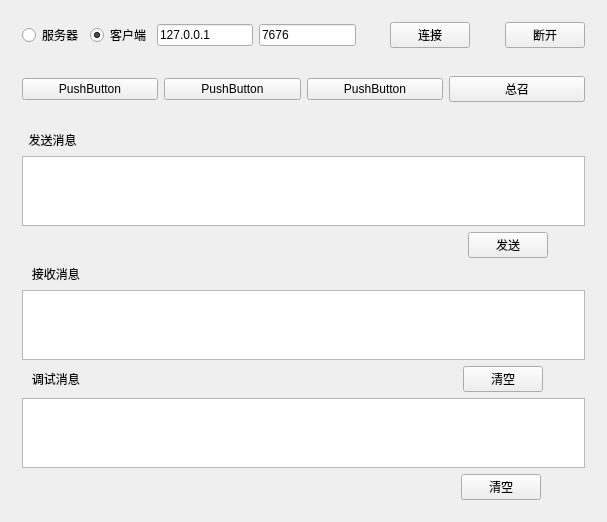
<?xml version="1.0" encoding="UTF-8"?>
<ui version="4.0">
 <class>Widget</class>
 <widget class="QWidget" name="Widget">
  <property name="geometry">
   <rect>
    <x>0</x>
    <y>0</y>
    <width>607</width>
    <height>521</height>
   </rect>
  </property>
  <property name="windowTitle">
   <string>Widget</string>
  </property>
  <layout class="QVBoxLayout" name="verticalLayout_3">
   <item>
    <widget class="QWidget" name="widget" native="true">
     <layout class="QHBoxLayout" name="horizontalLayout_5">
      <item>
       <layout class="QHBoxLayout" name="horizontalLayout_4">
        <item>
         <layout class="QHBoxLayout" name="horizontalLayout_2">
          <item>
           <widget class="QRadioButton" name="radioBtn_Server">
            <property name="text">
             <string>服务器</string>
            </property>
           </widget>
          </item>
          <item>
           <widget class="QRadioButton" name="radioBtn_Client">
            <property name="text">
             <string>客户端</string>
            </property>
            <property name="checked">
             <bool>true</bool>
            </property>
           </widget>
          </item>
         </layout>
        </item>
        <item>
         <layout class="QHBoxLayout" name="horizontalLayout">
          <item>
           <widget class="QLineEdit" name="Edit_IP">
            <property name="text">
             <string>127.0.0.1</string>
            </property>
           </widget>
          </item>
          <item>
           <widget class="QLineEdit" name="Edit_Port">
            <property name="text">
             <string>7676</string>
            </property>
           </widget>
          </item>
          <item>
           <spacer name="horizontalSpacer_14">
            <property name="orientation">
             <enum>Qt::Horizontal</enum>
            </property>
            <property name="sizeHint" stdset="0">
             <size>
              <width>40</width>
              <height>20</height>
             </size>
            </property>
           </spacer>
          </item>
          <item>
           <widget class="QPushButton" name="Btn_Connect">
            <property name="text">
             <string>连接</string>
            </property>
           </widget>
          </item>
          <item>
           <spacer name="horizontalSpacer_15">
            <property name="orientation">
             <enum>Qt::Horizontal</enum>
            </property>
            <property name="sizeHint" stdset="0">
             <size>
              <width>40</width>
              <height>20</height>
             </size>
            </property>
           </spacer>
          </item>
          <item>
           <widget class="QPushButton" name="Btn_Close">
            <property name="text">
             <string>断开</string>
            </property>
           </widget>
          </item>
         </layout>
        </item>
       </layout>
      </item>
     </layout>
    </widget>
   </item>
   <item>
    <widget class="QWidget" name="options" native="true">
     <layout class="QHBoxLayout" name="horizontalLayout_6">
      <item>
       <widget class="QPushButton" name="pushButton_4">
        <property name="text">
         <string>PushButton</string>
        </property>
       </widget>
      </item>
      <item>
       <widget class="QPushButton" name="pushButton_3">
        <property name="text">
         <string>PushButton</string>
        </property>
       </widget>
      </item>
      <item>
       <widget class="QPushButton" name="pushButton_2">
        <property name="text">
         <string>PushButton</string>
        </property>
       </widget>
      </item>
      <item>
       <widget class="QPushButton" name="Btn_TotalCall">
        <property name="text">
         <string>总召</string>
        </property>
       </widget>
      </item>
     </layout>
    </widget>
   </item>
   <item>
    <widget class="QWidget" name="widget_3" native="true">
     <layout class="QVBoxLayout" name="verticalLayout_2">
      <item>
       <layout class="QHBoxLayout" name="horizontalLayout_11">
        <item>
         <widget class="QLabel" name="label">
          <property name="text">
           <string>  发送消息</string>
          </property>
         </widget>
        </item>
        <item>
         <spacer name="horizontalSpacer_48">
          <property name="orientation">
           <enum>Qt::Horizontal</enum>
          </property>
          <property name="sizeHint" stdset="0">
           <size>
            <width>40</width>
            <height>20</height>
           </size>
          </property>
         </spacer>
        </item>
       </layout>
      </item>
      <item>
       <layout class="QVBoxLayout" name="verticalLayout">
        <item>
         <widget class="QTextEdit" name="Edit_send"/>
        </item>
        <item>
         <layout class="QHBoxLayout" name="horizontalLayout_3">
          <item>
           <spacer name="horizontalSpacer_6">
            <property name="orientation">
             <enum>Qt::Horizontal</enum>
            </property>
            <property name="sizeHint" stdset="0">
             <size>
              <width>40</width>
              <height>20</height>
             </size>
            </property>
           </spacer>
          </item>
          <item>
           <spacer name="horizontalSpacer_9">
            <property name="orientation">
             <enum>Qt::Horizontal</enum>
            </property>
            <property name="sizeHint" stdset="0">
             <size>
              <width>40</width>
              <height>20</height>
             </size>
            </property>
           </spacer>
          </item>
          <item>
           <spacer name="horizontalSpacer_11">
            <property name="orientation">
             <enum>Qt::Horizontal</enum>
            </property>
            <property name="sizeHint" stdset="0">
             <size>
              <width>40</width>
              <height>20</height>
             </size>
            </property>
           </spacer>
          </item>
          <item>
           <spacer name="horizontalSpacer_10">
            <property name="orientation">
             <enum>Qt::Horizontal</enum>
            </property>
            <property name="sizeHint" stdset="0">
             <size>
              <width>40</width>
              <height>20</height>
             </size>
            </property>
           </spacer>
          </item>
          <item>
           <spacer name="horizontalSpacer_13">
            <property name="orientation">
             <enum>Qt::Horizontal</enum>
            </property>
            <property name="sizeHint" stdset="0">
             <size>
              <width>40</width>
              <height>20</height>
             </size>
            </property>
           </spacer>
          </item>
          <item>
           <spacer name="horizontalSpacer_12">
            <property name="orientation">
             <enum>Qt::Horizontal</enum>
            </property>
            <property name="sizeHint" stdset="0">
             <size>
              <width>40</width>
              <height>20</height>
             </size>
            </property>
           </spacer>
          </item>
          <item>
           <spacer name="horizontalSpacer_8">
            <property name="orientation">
             <enum>Qt::Horizontal</enum>
            </property>
            <property name="sizeHint" stdset="0">
             <size>
              <width>40</width>
              <height>20</height>
             </size>
            </property>
           </spacer>
          </item>
          <item>
           <spacer name="horizontalSpacer_7">
            <property name="orientation">
             <enum>Qt::Horizontal</enum>
            </property>
            <property name="sizeHint" stdset="0">
             <size>
              <width>40</width>
              <height>20</height>
             </size>
            </property>
           </spacer>
          </item>
          <item>
           <spacer name="horizontalSpacer_5">
            <property name="orientation">
             <enum>Qt::Horizontal</enum>
            </property>
            <property name="sizeHint" stdset="0">
             <size>
              <width>40</width>
              <height>20</height>
             </size>
            </property>
           </spacer>
          </item>
          <item>
           <spacer name="horizontalSpacer_4">
            <property name="orientation">
             <enum>Qt::Horizontal</enum>
            </property>
            <property name="sizeHint" stdset="0">
             <size>
              <width>40</width>
              <height>20</height>
             </size>
            </property>
           </spacer>
          </item>
          <item>
           <spacer name="horizontalSpacer_3">
            <property name="orientation">
             <enum>Qt::Horizontal</enum>
            </property>
            <property name="sizeHint" stdset="0">
             <size>
              <width>40</width>
              <height>20</height>
             </size>
            </property>
           </spacer>
          </item>
          <item>
           <spacer name="horizontalSpacer">
            <property name="orientation">
             <enum>Qt::Horizontal</enum>
            </property>
            <property name="sizeHint" stdset="0">
             <size>
              <width>40</width>
              <height>20</height>
             </size>
            </property>
           </spacer>
          </item>
          <item>
           <widget class="QPushButton" name="Btn_send">
            <property name="text">
             <string>发送</string>
            </property>
           </widget>
          </item>
          <item>
           <spacer name="horizontalSpacer_2">
            <property name="orientation">
             <enum>Qt::Horizontal</enum>
            </property>
            <property name="sizeHint" stdset="0">
             <size>
              <width>40</width>
              <height>20</height>
             </size>
            </property>
           </spacer>
          </item>
         </layout>
        </item>
       </layout>
      </item>
      <item>
       <layout class="QHBoxLayout" name="horizontalLayout_7">
        <item>
         <widget class="QLabel" name="Label_Recv">
          <property name="text">
           <string>   接收消息</string>
          </property>
         </widget>
        </item>
        <item>
         <spacer name="horizontalSpacer_16">
          <property name="orientation">
           <enum>Qt::Horizontal</enum>
          </property>
          <property name="sizeHint" stdset="0">
           <size>
            <width>40</width>
            <height>20</height>
           </size>
          </property>
         </spacer>
        </item>
       </layout>
      </item>
      <item>
       <widget class="QTextEdit" name="Edit_recv">
        <property name="html">
         <string>&lt;!DOCTYPE HTML PUBLIC &quot;-//W3C//DTD HTML 4.0//EN&quot; &quot;http://www.w3.org/TR/REC-html40/strict.dtd&quot;&gt;
&lt;html&gt;&lt;head&gt;&lt;meta name=&quot;qrichtext&quot; content=&quot;1&quot; /&gt;&lt;style type=&quot;text/css&quot;&gt;
p, li { white-space: pre-wrap; }
&lt;/style&gt;&lt;/head&gt;&lt;body style=&quot; font-family:'SimSun'; font-size:9pt; font-weight:400; font-style:normal;&quot;&gt;
&lt;p style=&quot;-qt-paragraph-type:empty; margin-top:0px; margin-bottom:0px; margin-left:0px; margin-right:0px; -qt-block-indent:0; text-indent:0px;&quot;&gt;&lt;br /&gt;&lt;/p&gt;&lt;/body&gt;&lt;/html&gt;</string>
        </property>
       </widget>
      </item>
      <item>
       <layout class="QHBoxLayout" name="horizontalLayout_8">
        <item>
         <widget class="QLabel" name="Label_DeBug">
          <property name="text">
           <string>   调试消息</string>
          </property>
         </widget>
        </item>
        <item>
         <spacer name="horizontalSpacer_17">
          <property name="orientation">
           <enum>Qt::Horizontal</enum>
          </property>
          <property name="sizeHint" stdset="0">
           <size>
            <width>40</width>
            <height>20</height>
           </size>
          </property>
         </spacer>
        </item>
        <item>
         <spacer name="horizontalSpacer_22">
          <property name="orientation">
           <enum>Qt::Horizontal</enum>
          </property>
          <property name="sizeHint" stdset="0">
           <size>
            <width>40</width>
            <height>20</height>
           </size>
          </property>
         </spacer>
        </item>
        <item>
         <spacer name="horizontalSpacer_23">
          <property name="orientation">
           <enum>Qt::Horizontal</enum>
          </property>
          <property name="sizeHint" stdset="0">
           <size>
            <width>40</width>
            <height>20</height>
           </size>
          </property>
         </spacer>
        </item>
        <item>
         <spacer name="horizontalSpacer_25">
          <property name="orientation">
           <enum>Qt::Horizontal</enum>
          </property>
          <property name="sizeHint" stdset="0">
           <size>
            <width>40</width>
            <height>20</height>
           </size>
          </property>
         </spacer>
        </item>
        <item>
         <spacer name="horizontalSpacer_26">
          <property name="orientation">
           <enum>Qt::Horizontal</enum>
          </property>
          <property name="sizeHint" stdset="0">
           <size>
            <width>40</width>
            <height>20</height>
           </size>
          </property>
         </spacer>
        </item>
        <item>
         <spacer name="horizontalSpacer_27">
          <property name="orientation">
           <enum>Qt::Horizontal</enum>
          </property>
          <property name="sizeHint" stdset="0">
           <size>
            <width>40</width>
            <height>20</height>
           </size>
          </property>
         </spacer>
        </item>
        <item>
         <spacer name="horizontalSpacer_24">
          <property name="orientation">
           <enum>Qt::Horizontal</enum>
          </property>
          <property name="sizeHint" stdset="0">
           <size>
            <width>40</width>
            <height>20</height>
           </size>
          </property>
         </spacer>
        </item>
        <item>
         <spacer name="horizontalSpacer_21">
          <property name="orientation">
           <enum>Qt::Horizontal</enum>
          </property>
          <property name="sizeHint" stdset="0">
           <size>
            <width>40</width>
            <height>20</height>
           </size>
          </property>
         </spacer>
        </item>
        <item>
         <spacer name="horizontalSpacer_20">
          <property name="orientation">
           <enum>Qt::Horizontal</enum>
          </property>
          <property name="sizeHint" stdset="0">
           <size>
            <width>40</width>
            <height>20</height>
           </size>
          </property>
         </spacer>
        </item>
        <item>
         <widget class="QPushButton" name="Btn_Recv_Clear">
          <property name="text">
           <string>清空</string>
          </property>
         </widget>
        </item>
        <item>
         <spacer name="horizontalSpacer_19">
          <property name="orientation">
           <enum>Qt::Horizontal</enum>
          </property>
          <property name="sizeHint" stdset="0">
           <size>
            <width>40</width>
            <height>20</height>
           </size>
          </property>
         </spacer>
        </item>
       </layout>
      </item>
      <item>
       <widget class="QTextBrowser" name="Edit_DeBug"/>
      </item>
      <item>
       <layout class="QHBoxLayout" name="horizontalLayout_9">
        <item>
         <spacer name="horizontalSpacer_38">
          <property name="orientation">
           <enum>Qt::Horizontal</enum>
          </property>
          <property name="sizeHint" stdset="0">
           <size>
            <width>40</width>
            <height>20</height>
           </size>
          </property>
         </spacer>
        </item>
        <item>
         <spacer name="horizontalSpacer_43">
          <property name="orientation">
           <enum>Qt::Horizontal</enum>
          </property>
          <property name="sizeHint" stdset="0">
           <size>
            <width>40</width>
            <height>20</height>
           </size>
          </property>
         </spacer>
        </item>
        <item>
         <spacer name="horizontalSpacer_44">
          <property name="orientation">
           <enum>Qt::Horizontal</enum>
          </property>
          <property name="sizeHint" stdset="0">
           <size>
            <width>40</width>
            <height>20</height>
           </size>
          </property>
         </spacer>
        </item>
        <item>
         <spacer name="horizontalSpacer_46">
          <property name="orientation">
           <enum>Qt::Horizontal</enum>
          </property>
          <property name="sizeHint" stdset="0">
           <size>
            <width>40</width>
            <height>20</height>
           </size>
          </property>
         </spacer>
        </item>
        <item>
         <spacer name="horizontalSpacer_47">
          <property name="orientation">
           <enum>Qt::Horizontal</enum>
          </property>
          <property name="sizeHint" stdset="0">
           <size>
            <width>40</width>
            <height>20</height>
           </size>
          </property>
         </spacer>
        </item>
        <item>
         <spacer name="horizontalSpacer_45">
          <property name="orientation">
           <enum>Qt::Horizontal</enum>
          </property>
          <property name="sizeHint" stdset="0">
           <size>
            <width>40</width>
            <height>20</height>
           </size>
          </property>
         </spacer>
        </item>
        <item>
         <spacer name="horizontalSpacer_42">
          <property name="orientation">
           <enum>Qt::Horizontal</enum>
          </property>
          <property name="sizeHint" stdset="0">
           <size>
            <width>40</width>
            <height>20</height>
           </size>
          </property>
         </spacer>
        </item>
        <item>
         <spacer name="horizontalSpacer_41">
          <property name="orientation">
           <enum>Qt::Horizontal</enum>
          </property>
          <property name="sizeHint" stdset="0">
           <size>
            <width>40</width>
            <height>20</height>
           </size>
          </property>
         </spacer>
        </item>
        <item>
         <spacer name="horizontalSpacer_40">
          <property name="orientation">
           <enum>Qt::Horizontal</enum>
          </property>
          <property name="sizeHint" stdset="0">
           <size>
            <width>40</width>
            <height>20</height>
           </size>
          </property>
         </spacer>
        </item>
        <item>
         <spacer name="horizontalSpacer_18">
          <property name="orientation">
           <enum>Qt::Horizontal</enum>
          </property>
          <property name="sizeHint" stdset="0">
           <size>
            <width>40</width>
            <height>20</height>
           </size>
          </property>
         </spacer>
        </item>
        <item>
         <widget class="QPushButton" name="Btn_Debug_Clear">
          <property name="text">
           <string>清空</string>
          </property>
         </widget>
        </item>
        <item>
         <spacer name="horizontalSpacer_39">
          <property name="orientation">
           <enum>Qt::Horizontal</enum>
          </property>
          <property name="sizeHint" stdset="0">
           <size>
            <width>40</width>
            <height>20</height>
           </size>
          </property>
         </spacer>
        </item>
       </layout>
      </item>
     </layout>
    </widget>
   </item>
  </layout>
 </widget>
 <layoutdefault spacing="6" margin="11"/>
 <resources/>
 <connections/>
</ui>
